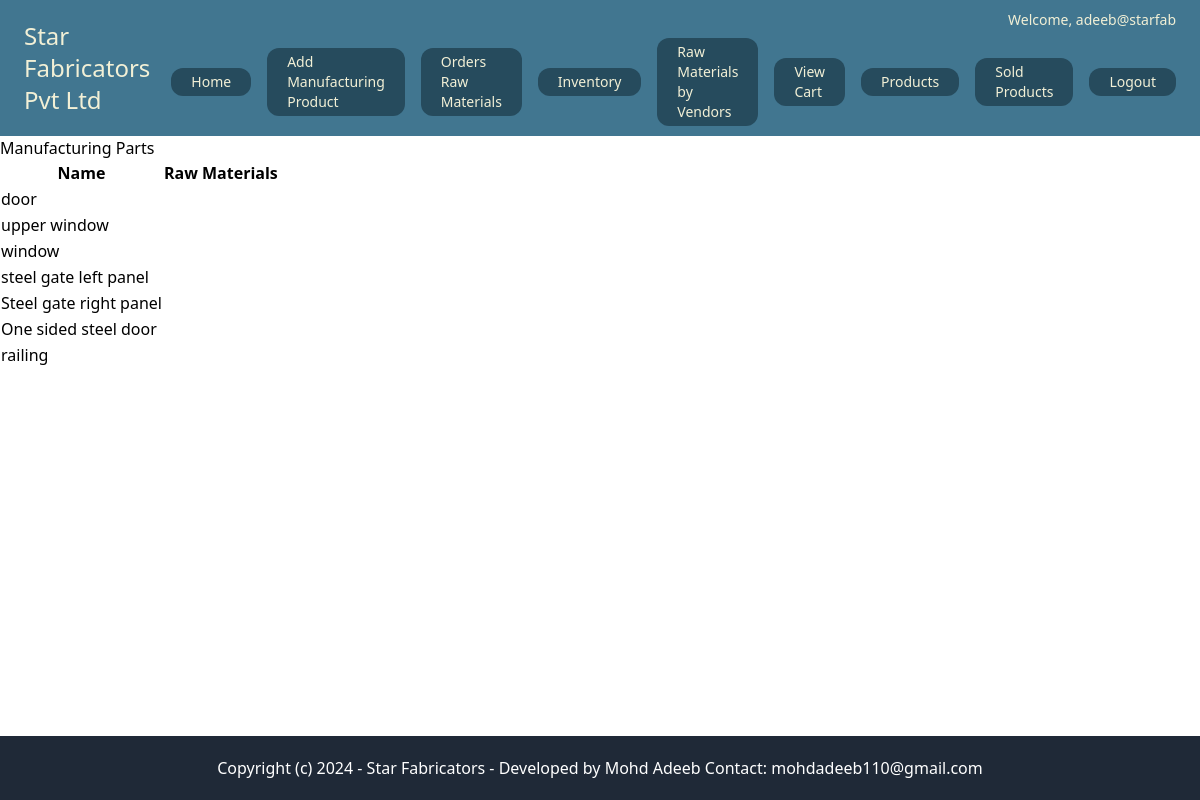
/core/manufacturing-parts/ (signed in), run on an earlier commit of the app's database.
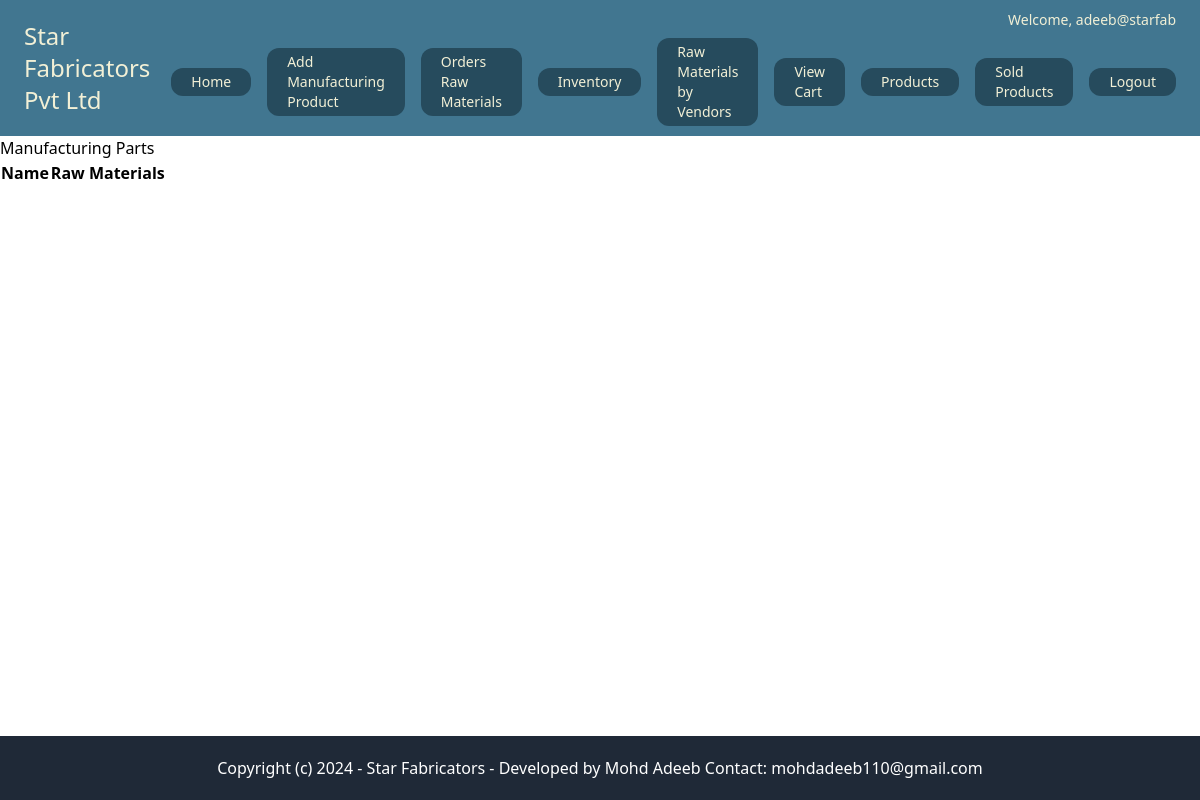
And on a later commit of the database.
### core/models.py (models this page shows, shortened)
class ManufacturingPart(models.Model):
    name = models.CharField(max_length=255)
    raw_materials = models.ManyToManyField(RawMaterial)

### core/views.py (the view)
# urls.py: path('manufacturing-parts/', views.manufacturing_parts_view, name='manufacturing_parts'),
@superuser_required
def manufacturing_parts_view(request):
    parts = ManufacturingPart.objects.all()
    return render(request, 'core/manufacturing_parts.html', {'parts': parts})

### core/views.py (called while the page is built)
def superuser_required(view_func):
    decorated_view_func = user_passes_test(lambda u: u.is_superuser)(view_func)
    return decorated_view_func

### userprofile/context_processors.py (called while the page is built)
def user_profile(request):
    if request.user.is_authenticated:
        try:
            profile = Userprofile.objects.get(user=request.user)
        except Userprofile.DoesNotExist:
            profile = None
    else:
        profile = None
    return {'user_profile': profile}

### core/templates/core/manufacturing_parts.html (shortened to what this page needs)
{% extends "core/base.html" %}
{% block content %}
<h2>Manufacturing Parts</h2>
<table>
    <thead>
        <tr>
            <th>Name</th>
            <th>Raw Materials</th>
        </tr>
    </thead>
    <tbody>
        {% for part in parts %}
        <tr>
            <td>{{ part.name }}</td>
            <td>{{ part.get_raw_materials }}</td>
        </tr>
        {% endfor %}
    </tbody>
</table>
{% endblock %}

What changed in the data, as far as the page shows it:
removed ManufacturingPart: name "door"
removed ManufacturingPart: name "upper window"
removed ManufacturingPart: name "window"
removed ManufacturingPart: name "steel gate left panel"
removed ManufacturingPart: name "Steel gate right panel"
removed ManufacturingPart: name "One sided steel door"
removed ManufacturingPart: name "railing"
